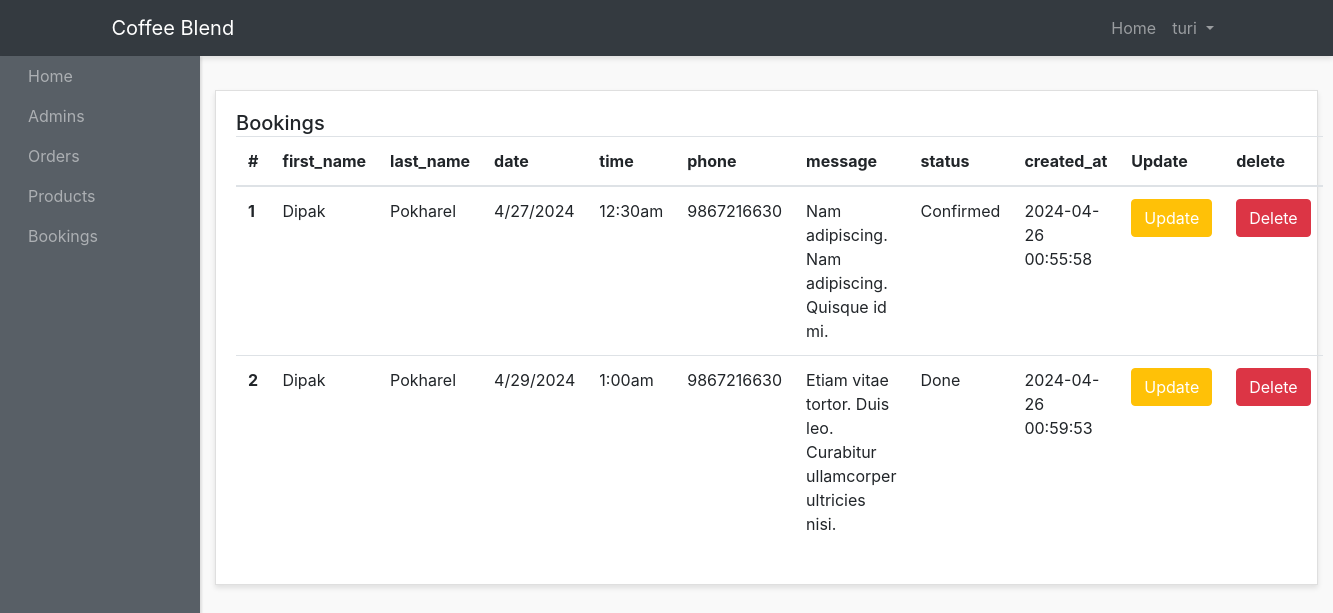
The app's page /admin-panel/bookings-admins/show-bookings.php (signed in) with its own data.
### tables this page shows
CREATE TABLE `bookings` (
  `id` int(11) NOT NULL,
  `first_name` varchar(200) NOT NULL DEFAULT '0',
  `last_name` varchar(200) NOT NULL DEFAULT '0',
  `booking_date` varchar(200) NOT NULL,
  `booking_time` varchar(200) NOT NULL,
  `phone` varchar(100) NOT NULL,
  `messages` text NOT NULL,
  `status` varchar(200) NOT NULL DEFAULT 'Pending',
  `user_id` int(11) NOT NULL,
  `created_at` timestamp NOT NULL DEFAULT current_timestamp()
);

### autoload/autoload3.php (called while the page is built, shortened)
<?php
function autoLoad($className){
    $file = "../../classes/".$className.'.php';
}
?>

### classes/DataConn.php (called while the page is built)
<?php
trait DataConn {
    private $db_Host = "localhost";
    private $db_Name = "coffee";
    private $db_User = "root";
    private $db_Password = "";
    public function dataConnection(){
        try {
            $conn = new PDO("mysql:host=$this->db_Host;dbname=$this->db_Name;", $this->db_User, $this->db_Password);
            $conn->setAttribute(PDO::ATTR_ERRMODE, PDO::ERRMODE_EXCEPTION);
        return $conn;
        } catch (PDOException $e){
            echo "Connection Error: ".$e->getMessage();
        }
    }
}
?>

### classes/DataPost.php (called while the page is built, shortened)
<?php
class DataPost
{
    public function showAdminBookings(){
        $sql = "SELECT * FROM bookings";
        $stmt = $this->dataConnection()->prepare($sql);
        $stmt->execute();
        while($result = $stmt->fetchAll(PDO::FETCH_ASSOC)){
            return $result;
        }
    }
}

### admin-panel/bookings-admins/show-bookings.php (the view, shortened to what this page needs)
<?php
include "../layouts/Header.php";
include "../../autoload/autoload3.php";
$dataPost = new DataPost();
$showBookings = $dataPost->showAdminBookings();
?>
<div class="row">
  <div class="col">
    <div class="card">
      <div class="card-body">
        <h5 class="card-title mb-4 d-inline">Bookings</h5>
        <table class="table">
          <thead>
            <tr>
              <th scope="col">#</th>
              <th scope="col">first_name</th>
              <th scope="col">last_name</th>
              <th scope="col">date</th>
              <th scope="col">time</th>
              <th scope="col">phone</th>
              <th scope="col">message</th>
              <th scope="col">status</th>
              <th scope="col">created_at</th>
              <th scope="col">Update</th>
              <th scope="col">delete</th>
            </tr>
          </thead>
          <tbody>
            <?php
            if ($showBookings) {
              $i = 1;
              foreach ((array) $showBookings as $data) {
            ?>
                <tr>
                  <th scope="row"><?= $i++; ?></th>
                  <td><?= $data['first_name']; ?></td>
                  <td><?= $data['last_name']; ?></td>
                  <td><?= $data['booking_date']; ?></td>
                  <td><?= $data['booking_time']; ?></td>
                  <td><?= $data['phone']; ?></td>
                  <td><?= $data['messages']; ?></td>
                  <td><?= $data['status']; ?></td>
                  <td><?= $data['created_at']; ?></td>
                  <td><a href="update-bookings.php/?id=<?= $data['id'] ?>" class="btn btn-warning text-white  text-center ">Update</a></td>
                  <td><a href="delete-bookings.php/?id=<?= $data['id'] ?>" class="btn btn-danger  text-center ">Delete</a></td>
                </tr>
            <?php
              }
            } else {
              echo "<tr><h2 class = 'text-danger text-center'>No Bookings</h2></tr>";
            }
            ?>
          </tbody>
        </table>
      </div>
    </div>
  </div>
  <?php
  include "../layouts/Footer.php";
  ?>

### admin-panel/styles/style.css (style rules this page uses)
body { background:#f9f9f9; }
.card { margin-bottom: 15px; border-radius:0; box-shadow: 0 3px 5px rgba(0,0,0,.1); }

### records on screen
bookings: first_name "Dipak", last_name "Pokharel", booking_date "4/27/2024", booking_time "12:30am", phone "9867216630", messages "Nam adipiscing. Nam adipiscing. Quisque id mi.", status "Confirmed", created_at "2024-04-26 00:55:58"
bookings: first_name "Dipak", last_name "Pokharel", booking_date "4/29/2024", booking_time "1:00am", phone "9867216630", messages "Etiam vitae tortor. Duis leo. Curabitur ullamcorper ultricies nisi.", status "Done", created_at "2024-04-26 00:59:53"

### other values on screen
$_SESSION['adminName'] "turi"
